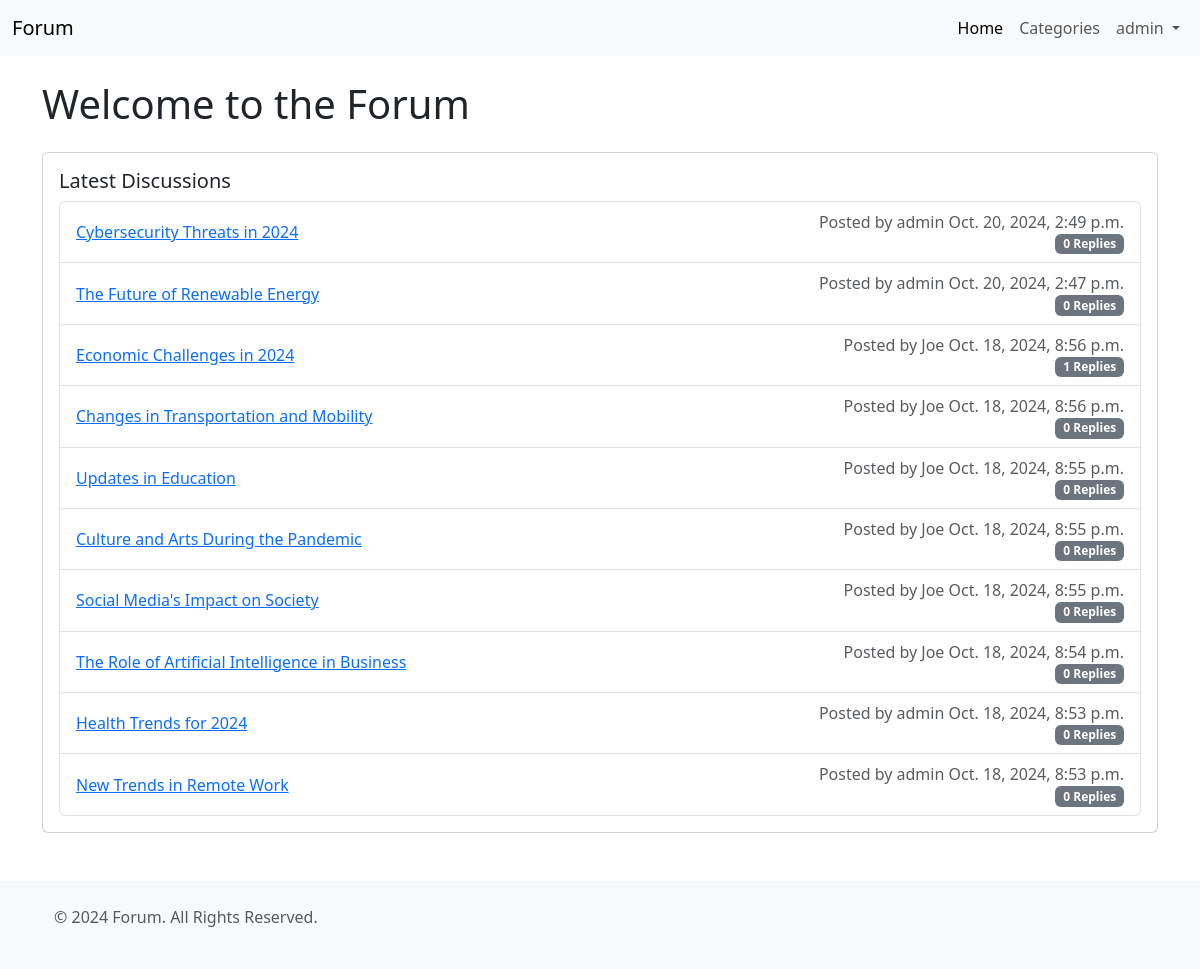
The app's page / (signed in) with its own data.
### forumapp/models.py (models this page shows, shortened)
class Topic(models.Model):
    title = models.CharField(max_length=200)
    slug = models.SlugField(max_length=200, unique=True, blank=True)
    content = models.TextField()
    created_at = models.DateTimeField(auto_now_add=True)
    updated_at = models.DateTimeField(auto_now=True)
    category = models.ForeignKey(Category, on_delete=models.CASCADE, related_name='topics')
    author = models.ForeignKey(User, on_delete=models.CASCADE, related_name='topics')

### forumapp/views.py (the view)
# urls.py: path('', views.index, name='index'),
def index(request: HttpRequest) -> HttpResponse:
    topics = Topic.objects.order_by('-created_at')[:10]
    return render(request, 'index.html', {'topics': topics})

### forumapp/templates/index.html
{% extends 'base.html' %}
{% load i18n %}
{% block content %}
<h1 class="mb-4">{% trans "Welcome to the Forum" %}</h1>
<div class="card mb-3">
    <div class="card-body">
        <h5 class="card-title">{% trans "Latest Discussions" %}</h5>
        <ul class="list-group">
            {% for topic in topics %}
            <li class="list-group-item d-flex justify-content-between align-items-center">
                <a href="{% url 'topic_detail' topic.slug %}">{{ topic.title }}</a>
                <div class="d-flex flex-column align-items-end">
                    <p class="text-muted mb-0">{% trans "Posted by" %} {{ topic.author }} {{topic.created_at}}</p>
                    <span class="badge bg-secondary">{{ topic.replies.count }} {% trans "Replies" %}</span>
                </div>
            </li>
            {% endfor %}
        </ul>
    </div>
</div>
{% endblock %}

### forumapp/templates/base.html (shortened to what this page needs)
{% load static %}
{% load i18n %}
<!DOCTYPE html>
<html lang="en">
<head>
    <link rel="stylesheet" href="https://cdn.jsdelivr.net/npm/bootstrap@5.3.3/dist/css/bootstrap.min.css"
>
    <link rel="stylesheet" href="https://cdn.jsdelivr.net/npm/bootstrap-icons@1.11.3/font/bootstrap-icons.css"
>
    <link rel="stylesheet" href="{% static 'css/styles.css' %}">
</head>
<body>
    <nav class="navbar navbar-expand-lg navbar-light bg-light">
        <div class="container-fluid">
            <a class="navbar-brand" href="{% url 'index' %}">{% trans "Forum" %}</a>
            <div class="collapse navbar-collapse" id="navbarNav">
                <ul class="navbar-nav ms-auto">
                    <li class="nav-item">
                        <a class="nav-link active" href="{% url 'index' %}">{% trans "Home" %}</a>
                    </li>
                    <li class="nav-item">
                        <a class="nav-link" href="{% url 'category_list' %}">{% trans "Categories" %}</a>
                    </li>
                    {% if user.is_authenticated %}
                        <li class="nav-item dropdown">
                            <a class="nav-link dropdown-toggle" href="#" id="userDropdown" role="button" data-bs-toggle="dropdown" aria-expanded="false">
                                {{ user.username }}
                            </a>
                        </li>
                    {% endif %}
                </ul>
            </div>
        </div>
    </nav>
    <div class="container mt-4">
        {% block content %}
        {% endblock %}
    </div>
    <footer class="bg-light text-center text-lg-start mt-5">
        <div class="container p-4">
            <p class="text-muted">&copy; {% trans "2024 Forum. All Rights Reserved." %}</p>
        </div>
    </footer>
</body>
</html>

### records on screen
Topic: title "Cybersecurity Threats in 2024", author "admin", created_at "Oct. 20, 2024, 2:49 p.m.", replies.count "0"
Topic: title "The Future of Renewable Energy", author "admin", created_at "Oct. 20, 2024, 2:47 p.m.", replies.count "0"
Topic: title "Economic Challenges in 2024", author "Joe", created_at "Oct. 18, 2024, 8:56 p.m.", replies.count "1"
Topic: title "Changes in Transportation and Mobility", author "Joe", created_at "Oct. 18, 2024, 8:56 p.m.", replies.count "0"
Topic: title "Updates in Education", author "Joe", created_at "Oct. 18, 2024, 8:55 p.m.", replies.count "0"
Topic: title "Culture and Arts During the Pandemic", author "Joe", created_at "Oct. 18, 2024, 8:55 p.m.", replies.count "0"
Topic: title "Social Media's Impact on Society", author "Joe", created_at "Oct. 18, 2024, 8:55 p.m.", replies.count "0"
Topic: title "The Role of Artificial Intelligence in Business", author "Joe", created_at "Oct. 18, 2024, 8:54 p.m.", replies.count "0"
Topic: title "Health Trends for 2024", author "admin", created_at "Oct. 18, 2024, 8:53 p.m.", replies.count "0"
Topic: title "New Trends in Remote Work", author "admin", created_at "Oct. 18, 2024, 8:53 p.m.", replies.count "0"

### other values on screen
{{ user.username }} "admin"
